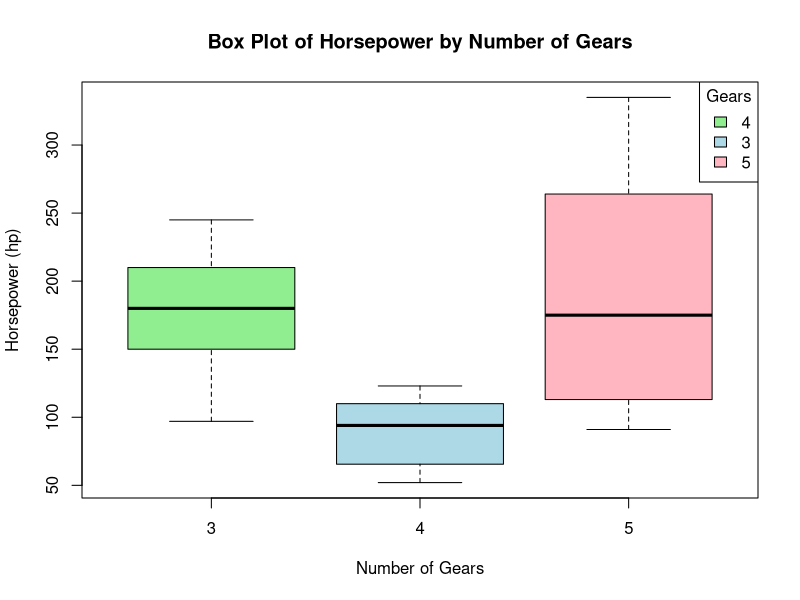

Here is the R script that generated this plot:
# Load the mtcars dataset (it's built-in)
data(mtcars)

# Open a PNG device to save the plot (optional)
png("boxplot_hp_gears.png", width = 1920, height = 1080, res = 300)

# Create the box plot of horsepower (hp) by gears (gear)
boxplot(mtcars$hp ~ mtcars$gear, 
        xlab = "Number of Gears", 
        ylab = "Horsepower (hp)", 
        main = "Box Plot of Horsepower by Number of Gears",
        col = c("lightgreen", "lightblue", "lightpink"), 
        pch = 19)  # pch specifies the symbol type for outliers

# Add a legend to differentiate between gears
legend("topright", 
       legend = unique(mtcars$gear), 
       title = "Gears", 
       fill = c("lightgreen", "lightblue", "lightpink"))

# Identify and label outliers
outliers <- boxplot(mtcars$hp ~ mtcars$gear, plot = FALSE)$out
if (length(outliers) > 0) {
  outlier_indexes <- which(mtcars$hp %in% outliers)
  
  # Label the outliers on the plot
  text(x = as.numeric(mtcars$gear[outlier_indexes]), 
       y = mtcars$hp[outlier_indexes], 
       labels = rownames(mtcars)[outlier_indexes], 
       pos = 4, col = "red")
} else {
  message("No outliers found.")
}

# Close the device (if saving to a file)
dev.off()
